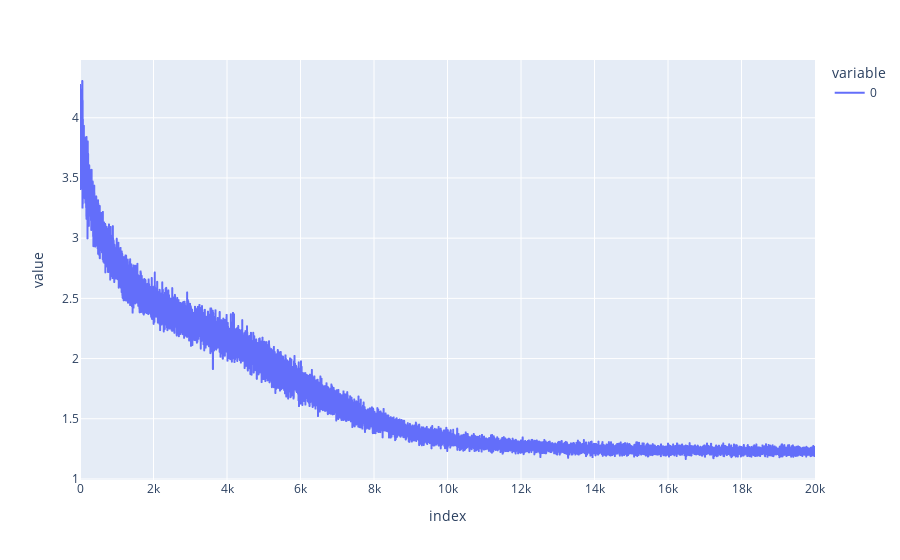

Here is the notebook cell this chart was saved with:
### Markdown cell above
### Training

### Code cell
import tqdm

import torch.optim

import wandb

# TODO(bschoen): Try out optuna wrapper for this


# create new model instance
model = transformer_lens.HookedTransformer(cfg)

# setup optimizers
lr = 1e-4
betas = (0.9, 0.95)
max_grad_norm = 1.0
wd = 0.1

optimizer = torch.optim.AdamW(model.parameters(), lr=lr, betas=betas, weight_decay=wd)
scheduler = torch.optim.lr_scheduler.LambdaLR(optimizer, lambda i: min(i / 100, 1.0))

num_epochs = 20000

# setup wandb
config = cfg.to_dict()
config.update({
    'num_epochs': num_epochs,
    'batch_size': batch_size,
    'lr': 1e-4,
    'max_grad_norm': 1.0,
    'wd': 0.1,
})
wandb.init(
    project="toy-problem-hooked-transformer",
    config=config,
)

losses = []
test_losses = []

for epoch, batch in tqdm.tqdm(
    zip(
        range(num_epochs),
        itertools.cycle(train_loader),
    )
):

    tokens, target = batch

    tokens, target = tokens.to(device), target.to(device)

    # ex: torch.Size([4, 9, 29])
    logits: Float32[torch.Tensor, "batch_size n_ctx d_vocab"] = model(tokens)

    # print(f"Logits:\n{logits.shape}")
    loss = loss_fn(logits, target)

    loss.backward()

    if max_grad_norm is not None:
        torch.nn.utils.clip_grad_norm_(model.parameters(), max_grad_norm)

    optimizer.step()

    optimizer.zero_grad()

    scheduler.step()

    losses.append(loss.item())

    # TODO(bschoen): Shouldn't you actually divide loss by batch size?
    if epoch % 500 == 0:
        print('Evaluating test loss')

        test_loss = evaluate_loss_on_test_batches(model, test_loader)

        test_losses.append(test_loss)

        print(f"Epoch {epoch}: Train loss: {loss.item():.6f}, Test loss: {test_loss:.6f}")

        wandb.log({
            'epoch': epoch,
            'train_loss': loss.item(),
            'test_loss': test_loss,
        })

wandb.finish()

# log locally to sanity check
px.line(losses, labels={"x": "Epoch", "y": "Train Loss"})

### Figure 1 — Plotly figure (JSON) as saved in the notebook; plotly's stock layout.template omitted (floating-point values rounded to 4 significant figures; data arrays with more than 128 entries replaced by an {"elided": "..."} marker saying what was removed)
{"data": [{"hovertemplate": "variable=0<br>index=%{x}<br>value=%{y}<extra></extra>", "legendgroup": "0", "line": {"color": "#636efa", "dash": "solid"}, "marker": {"symbol": "circle"}, "mode": "lines", "name": "0", "showlegend": true, "type": "scattergl", "x": {"elided": "20000 int values"}, "xaxis": "x", "y": {"elided": "20000 float values"}, "yaxis": "y"}], "layout": {"legend": {"title": {"text": "variable"}, "tracegroupgap": 0}, "margin": {"t": 60}, "xaxis": {"anchor": "y", "domain": [0, 1], "title": {"text": "index"}}, "yaxis": {"anchor": "x", "domain": [0, 1], "title": {"text": "value"}}}}
